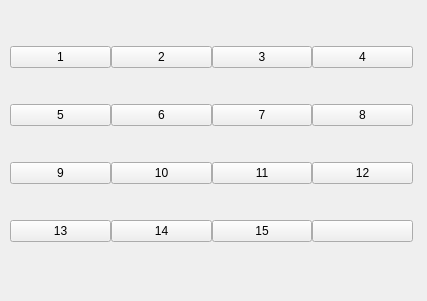
<?xml version="1.0" encoding="UTF-8"?>
<ui version="4.0">
 <class>MainWindow</class>
 <widget class="QMainWindow" name="MainWindow">
  <property name="geometry">
   <rect>
    <x>0</x>
    <y>0</y>
    <width>427</width>
    <height>301</height>
   </rect>
  </property>
  <property name="windowTitle">
   <string>Пятнашки</string>
  </property>
  <widget class="QWidget" name="centralwidget">
   <widget class="QWidget" name="verticalLayoutWidget">
    <property name="geometry">
     <rect>
      <x>10</x>
      <y>10</y>
      <width>403</width>
      <height>271</height>
     </rect>
    </property>
    <layout class="QVBoxLayout" name="verticalLayout">
     <property name="spacing">
      <number>0</number>
     </property>
     <item>
      <layout class="QHBoxLayout" name="horizontalLayout_2">
       <item>
        <widget class="QPushButton" name="pushButton_1">
         <property name="enabled">
          <bool>true</bool>
         </property>
         <property name="text">
          <string>1</string>
         </property>
        </widget>
       </item>
       <item>
        <widget class="QPushButton" name="pushButton_2">
         <property name="text">
          <string>2</string>
         </property>
        </widget>
       </item>
       <item>
        <widget class="QPushButton" name="pushButton_3">
         <property name="text">
          <string>3</string>
         </property>
        </widget>
       </item>
       <item>
        <widget class="QPushButton" name="pushButton_4">
         <property name="text">
          <string>4</string>
         </property>
        </widget>
       </item>
      </layout>
     </item>
     <item>
      <layout class="QHBoxLayout" name="horizontalLayout_3">
       <item>
        <widget class="QPushButton" name="pushButton_5">
         <property name="text">
          <string>5</string>
         </property>
        </widget>
       </item>
       <item>
        <widget class="QPushButton" name="pushButton_6">
         <property name="text">
          <string>6</string>
         </property>
        </widget>
       </item>
       <item>
        <widget class="QPushButton" name="pushButton_7">
         <property name="text">
          <string>7</string>
         </property>
        </widget>
       </item>
       <item>
        <widget class="QPushButton" name="pushButton_8">
         <property name="text">
          <string>8</string>
         </property>
        </widget>
       </item>
      </layout>
     </item>
     <item>
      <layout class="QHBoxLayout" name="horizontalLayout_5">
       <item>
        <widget class="QPushButton" name="pushButton_9">
         <property name="text">
          <string>9</string>
         </property>
        </widget>
       </item>
       <item>
        <widget class="QPushButton" name="pushButton_10">
         <property name="text">
          <string>10</string>
         </property>
        </widget>
       </item>
       <item>
        <widget class="QPushButton" name="pushButton_11">
         <property name="text">
          <string>11</string>
         </property>
        </widget>
       </item>
       <item>
        <widget class="QPushButton" name="pushButton_12">
         <property name="text">
          <string>12</string>
         </property>
        </widget>
       </item>
      </layout>
     </item>
     <item>
      <layout class="QHBoxLayout" name="horizontalLayout_4">
       <item>
        <widget class="QPushButton" name="pushButton_13">
         <property name="text">
          <string>13</string>
         </property>
        </widget>
       </item>
       <item>
        <widget class="QPushButton" name="pushButton_14">
         <property name="text">
          <string>14</string>
         </property>
        </widget>
       </item>
       <item>
        <widget class="QPushButton" name="pushButton_15">
         <property name="text">
          <string>15</string>
         </property>
        </widget>
       </item>
       <item>
        <widget class="QPushButton" name="pushButton_">
         <property name="text">
          <string/>
         </property>
        </widget>
       </item>
      </layout>
     </item>
    </layout>
   </widget>
  </widget>
 </widget>
 <resources/>
 <connections/>
</ui>
